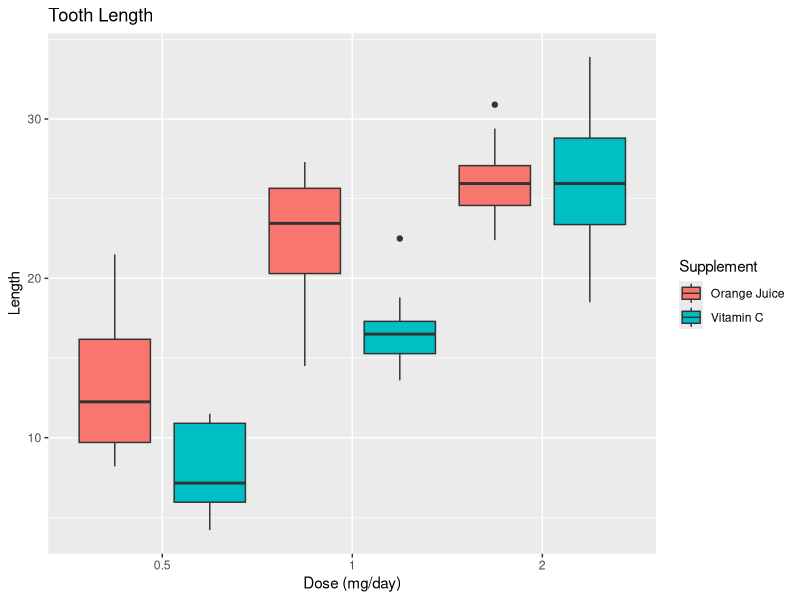

Write R code to recreate this figure.
## ---- chunk 1
library(knitr)
opts_chunk$set(tidy.opts=list(width.cutoff=65),tidy=TRUE)
## ---- chunk 2
data <- ToothGrowth
head(data)
tail(data)
dim(data)
summary(data)
str(data)
## ---- chunk 3
data$supp <- ifelse(data$supp == "VC", "Vitamin C", "Orange Juice")  
## ---- chunk 4
library(ggplot2)
ggplot(data, aes(x = factor(dose), y = len, fill = factor(supp))) + geom_boxplot(position = position_dodge(1)) + labs(title = "Tooth Length", x = "Dose (mg/day)", y = "Length", fill = "Supplement")
## ---- chunk 5
ttest05 <- t.test(len ~ supp, data = subset(data, dose == 0.5))
ttest1 <- t.test(len ~ supp, data = subset(data, dose == 1))
ttest2 <- t.test(len ~ supp, data = subset(data, dose == 2))
## ---- chunk 6
ttest05
## ---- chunk 7
ttest1
## ---- chunk 8
ttest2
